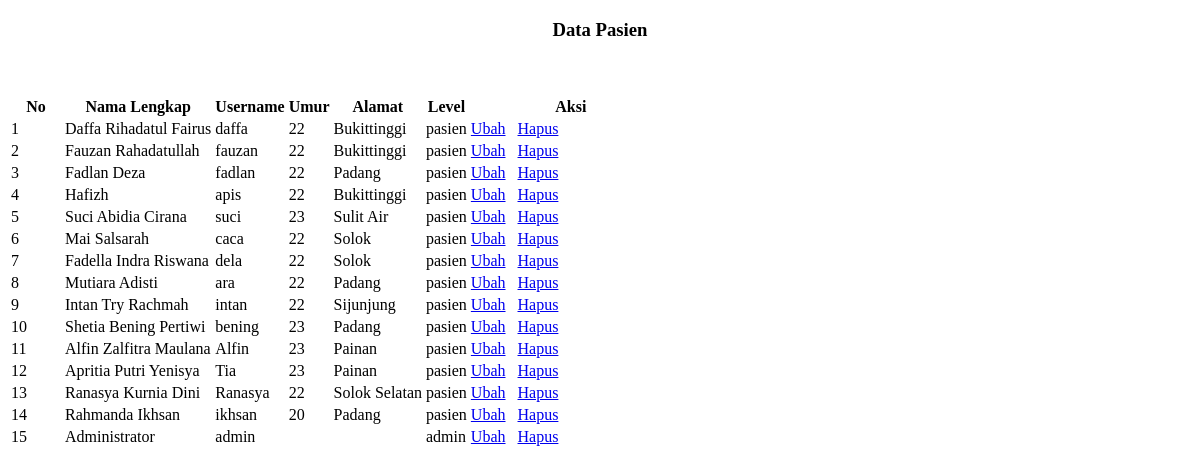
Screenshot of /user.php with the database file from the repository.
### tables this page shows
CREATE TABLE `pasien` (
  `id_pasien` int(11) NOT NULL,
  `nama` varchar(50) NOT NULL,
  `email` varchar(50) NOT NULL,
  `username` varchar(20) NOT NULL,
  `umur` varchar(10) NOT NULL,
  `alamat` varchar(50) NOT NULL,
  `password` varchar(20) NOT NULL,
  `level` enum('admin','pasien') NOT NULL
);

### user.php (the view, shortened to what this page needs)
<?php
$link_update = '?page=update_user';
$list_data = '';
$no = 0;
$q = "select * from pasien where id_pasien order by id_pasien desc";
$q = mysqli_query($con, $q);
if (mysqli_num_rows($q) > 0) {
  while ($r = mysqli_fetch_array($q)) {
    $id = $r['id_pasien'];
    $list_data .= '
		<tr>
            <td>' . ++$no . '</td>
            <td>' . $r['nama'] . '</td>
            <td>' . $r['username'] . '</td>
            <td>' . $r['umur'] . '</td>
            <td>' . $r['alamat'] . '</td>
            <td>' . $r['level'] . '</td>
            <td>
            <a href="' . $link_update . '&amp;id=' . $id . '&amp;action=edit" class="btn btn-success btn-sm" title="Ubah"><i class="fa fa-edit"></i> Ubah</a> &nbsp;
            <a href="' . $link_update . '&amp;id=' . $id . '&amp;action=delete" class="btn btn-danger btn-sm" title="Hapus"><i class="fa fa-trash"></i> Hapus</a></td>
            </td>
		</tr>';
  }
}
?>
<!DOCTYPE html>
<html lang="en">
<head>
</head>
<body>
    <h3 align="center">Data Pasien</h3><br>
    <div class="card shadow mb-4">
        <div class="card-header py-3">
            <a href="<?php echo $link_update; ?>" class="btn btn-primary"><i class="fa fa-plus"></i> Tambah Data</a>
        </div>
        <div class="card-body">
            <div class="table-responsive">
                <table class="table table-striped table-bordered" id="dataTables1">
                    <thead>
                        <tr>
                            <th width="50">No</th>
                            <th>Nama Lengkap</th>
                            <th>Username</th>
                            <th>Umur</th>
                            <th>Alamat</th>
                            <th>Level</th>
                            <th width="200">Aksi</th>
                        </tr>
                    </thead>
                    <tbody>
                        <?php echo $list_data; ?>
                    </tbody>
                </table>
            </div>
        </div>
    </div>
</body>
</html>

### user.php (style rules this page uses)
body { color: black; }
.table th, .table td { color: black; }
.btn-primary { color: #fff !important; }

### rows the page displays
pasien: nama "Daffa Rihadatul Fairus", username "daffa", umur "22", alamat "Bukittinggi", level "pasien"
pasien: nama "Fauzan Rahadatullah", username "fauzan", umur "22", alamat "Bukittinggi", level "pasien"
pasien: nama "Fadlan Deza", username "fadlan", umur "22", alamat "Padang", level "pasien"
pasien: nama "Hafizh", username "apis", umur "22", alamat "Bukittinggi", level "pasien"
pasien: nama "Suci Abidia Cirana", username "suci", umur "23", alamat "Sulit Air", level "pasien"
pasien: nama "Mai Salsarah", username "caca", umur "22", alamat "Solok", level "pasien"
pasien: nama "Fadella Indra Riswana", username "dela", umur "22", alamat "Solok", level "pasien"
pasien: nama "Mutiara Adisti", username "ara", umur "22", alamat "Padang", level "pasien"
pasien: nama "Intan Try Rachmah", username "intan", umur "22", alamat "Sijunjung", level "pasien"
pasien: nama "Shetia Bening Pertiwi", username "bening", umur "23", alamat "Padang", level "pasien"
pasien: nama "Alfin Zalfitra Maulana", username "Alfin", umur "23", alamat "Painan", level "pasien"
pasien: nama "Apritia Putri Yenisya", username "Tia", umur "23", alamat "Painan", level "pasien"
pasien: nama "Ranasya Kurnia Dini", username "Ranasya", umur "22", alamat "Solok Selatan", level "pasien"
pasien: nama "Rahmanda Ikhsan", username "ikhsan", umur "20", alamat "Padang", level "pasien"
pasien: nama "Administrator", username "admin", level "admin"
